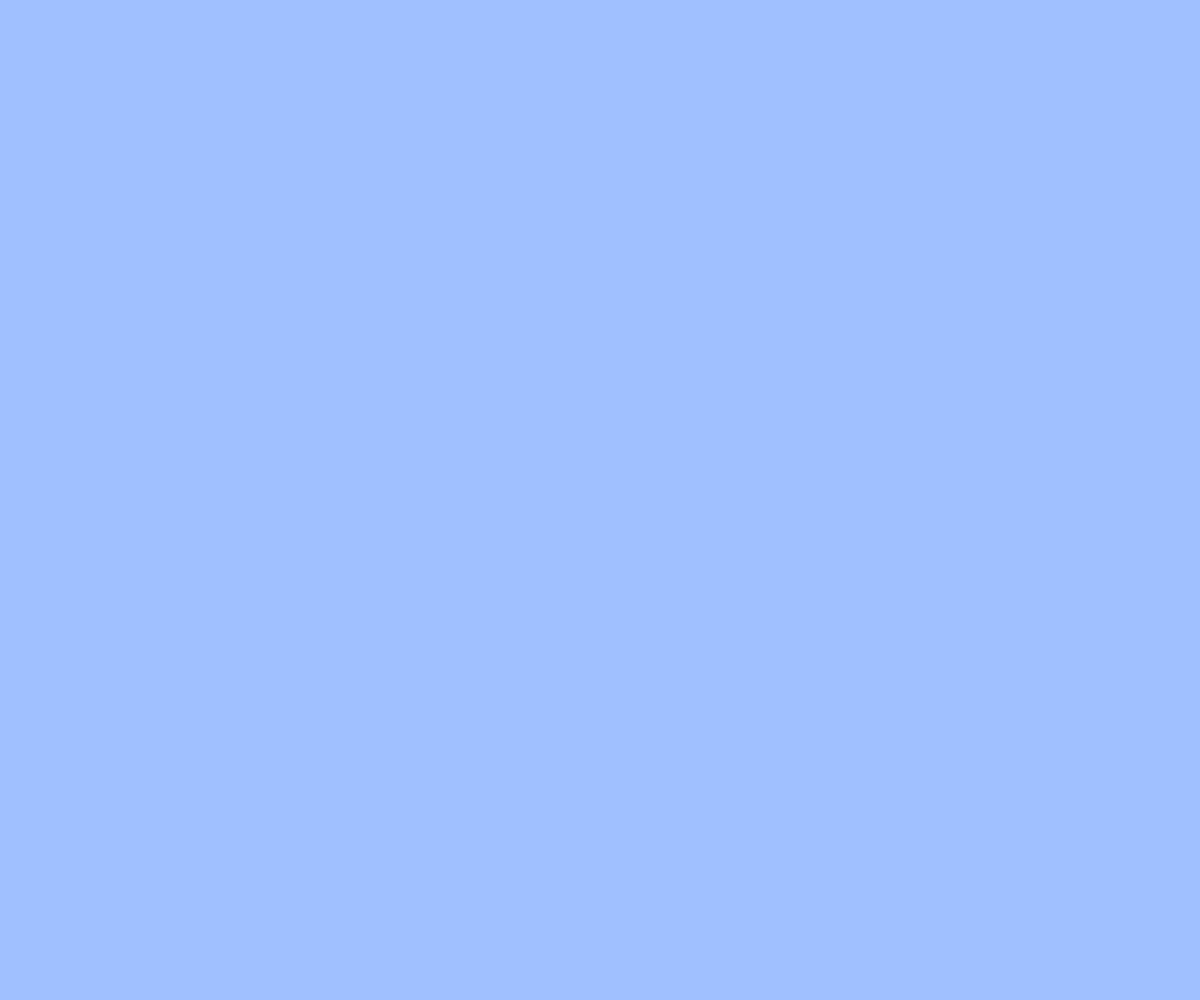
Frame 1 (no input)
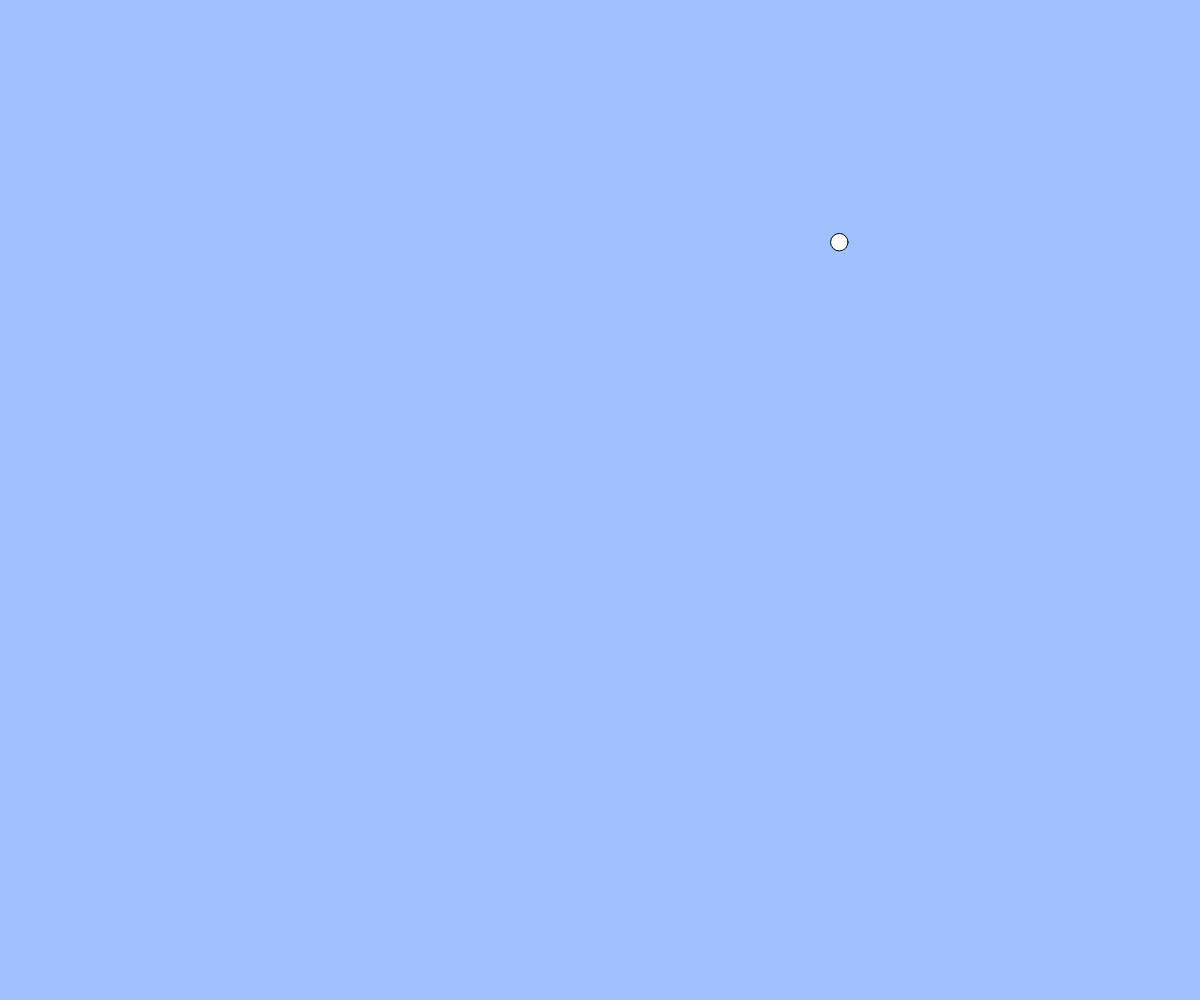
Frame 60 (no input)
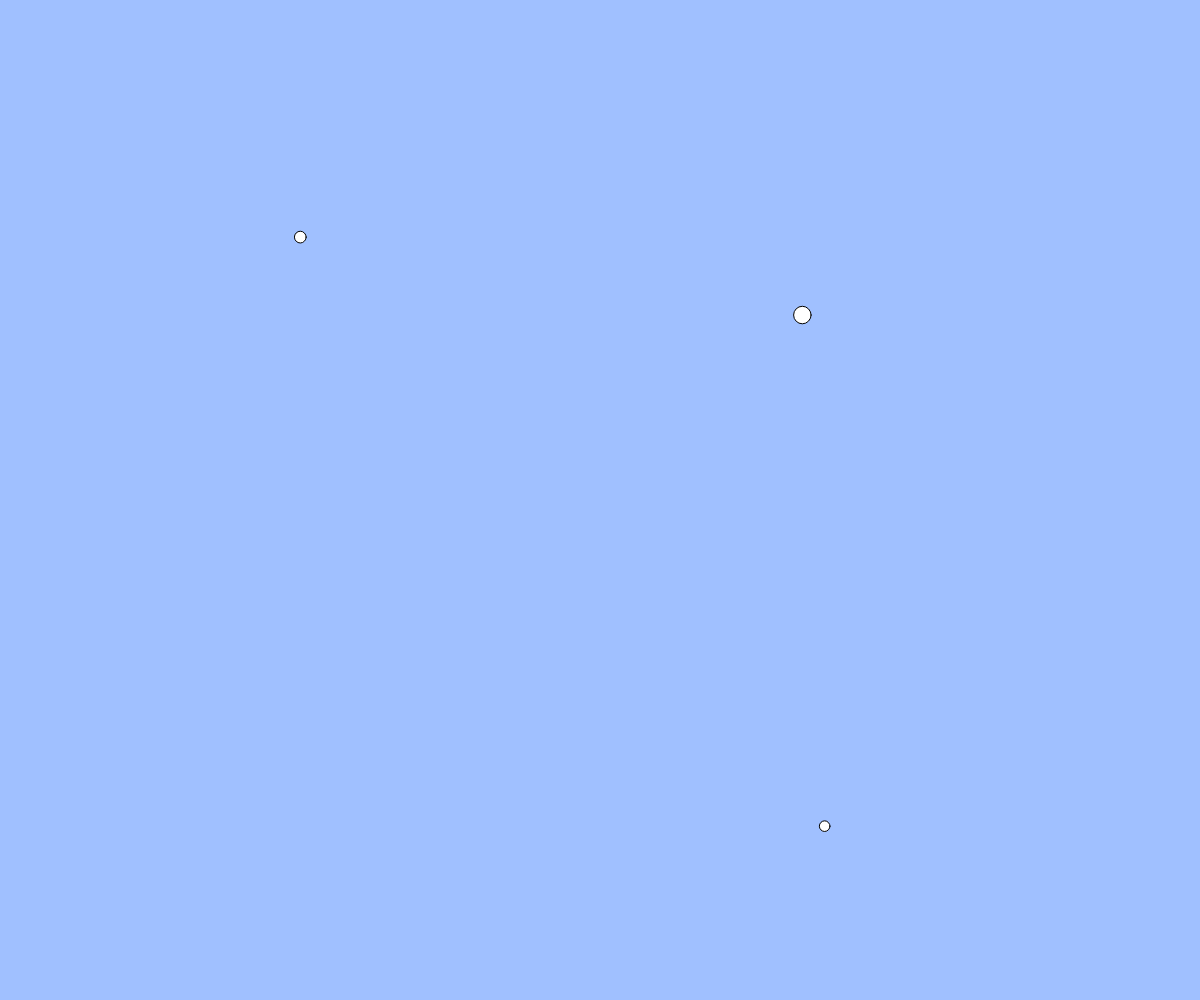
Frame 120 (the mouse pressed at the canvas centre since frame 60)

The p5.js sketch that drew these frames (run headless with seeded random() and noise() and a simulated clock; from frame 60 on, the mouse is pressed at the canvas centre):

// p5.js sketch
// ── sketch.js
//　テキスト「オブジェクト」
// 練習問題：ボールのサイズをランダムに変更してみよう
// 練習問題：何も操作しなくてもボールが湧いてくる機能を追加しよう

let balls;

function setup(){
  createCanvas(windowWidth, windowHeight);
  balls = [];//ballsという名前の配列
}

function draw(){
  background(160, 192, 255);
  for(let i = 0; i < balls.length; i++){//for (初期化式; 条件式; 増減式) { 繰り返したい処理}
    let b = balls[i];
    ellipse(b.x, b.y, b.size);
    b.x += b.vx;
    b.y += b.vy;
  }
  if (frameCount % 30 === 0) { // ##フレームごとに
    const m = {
      x: random(width),
      y: random(height),
      size: random(10, 20),
      vx: random(-2, 2),
      vy: random(-2, 2)
    };
    balls.push(m);
  }
  for (let i = 0; i < balls.length - 1; i++) {
    for (let j = i + 1; j < balls.length; j++) {
      let b1 = balls[i];
      let b2 = balls[j];

      let distance = dist(b1.x, b1.y, b2.x, b2.y);
      let hankei = b1.size/2 + b2.size/2;

      if (distance <= hankei) {
        // 衝突したとき反転
        b1.vx *= -2;
        b1.vy *= -2;
        b2.vx *= -2;
        b2.vy *= -2;
      }
     
    }
   }
  }


function mouseDragged(){
  const dx = mouseX - pmouseX;//マウスのX座標の移動距離
  const dy = mouseY - pmouseY;
  if(mag(dx, dy) > 10){
    const b = { x: mouseX, y: mouseY, size: random(10,20), vx: dx, vy: dy };//マウス移動量の速度を追加
    balls.push(b);
  }
}

function windowResized(){
  resizeCanvas(windowWidth, windowHeight);
}
